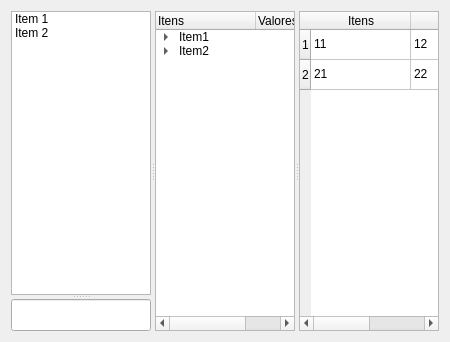
<?xml version="1.0" encoding="UTF-8"?>
<ui version="4.0">
 <class>MainWidget</class>
 <widget class="QWidget" name="MainWidget">
  <property name="geometry">
   <rect>
    <x>0</x>
    <y>0</y>
    <width>450</width>
    <height>342</height>
   </rect>
  </property>
  <property name="minimumSize">
   <size>
    <width>450</width>
    <height>342</height>
   </size>
  </property>
  <property name="windowTitle">
   <string>MainWidget</string>
  </property>
  <layout class="QVBoxLayout" name="verticalLayout">
   <item>
    <widget class="QSplitter" name="splitter_2">
     <property name="orientation">
      <enum>Qt::Horizontal</enum>
     </property>
     <property name="childrenCollapsible">
      <bool>false</bool>
     </property>
     <widget class="QSplitter" name="splitter">
      <property name="orientation">
       <enum>Qt::Vertical</enum>
      </property>
      <property name="childrenCollapsible">
       <bool>false</bool>
      </property>
      <widget class="QListWidget" name="listWidget">
       <item>
        <property name="text">
         <string>Item 1</string>
        </property>
        <property name="toolTip">
         <string>&lt;!DOCTYPE HTML PUBLIC &quot;-//W3C//DTD HTML 4.0//EN&quot; &quot;http://www.w3.org/TR/REC-html40/strict.dtd&quot;&gt;
&lt;html&gt;&lt;head&gt;&lt;meta name=&quot;qrichtext&quot; content=&quot;1&quot; /&gt;&lt;style type=&quot;text/css&quot;&gt;
p, li { white-space: pre-wrap; }
&lt;/style&gt;&lt;/head&gt;&lt;body style=&quot; font-family:'MS Shell Dlg 2'; font-size:8.25pt; font-weight:400; font-style:normal;&quot;&gt;
&lt;p style=&quot; margin-top:0px; margin-bottom:0px; margin-left:0px; margin-right:0px; -qt-block-indent:0; text-indent:0px;&quot;&gt;&lt;span style=&quot; font-size:8pt; font-weight:600;&quot;&gt;Este é o item 1&lt;/span&gt;&lt;/p&gt;&lt;/body&gt;&lt;/html&gt;</string>
        </property>
        <property name="icon">
         <iconset resource="resources.qrc">
          <normaloff>:/images/back.png</normaloff>:/images/back.png</iconset>
        </property>
       </item>
       <item>
        <property name="text">
         <string>Item 2</string>
        </property>
        <property name="toolTip">
         <string>Este é o item 2</string>
        </property>
        <property name="icon">
         <iconset resource="resources.qrc">
          <normaloff>:/images/next.png</normaloff>:/images/next.png</iconset>
        </property>
       </item>
      </widget>
      <widget class="QLineEdit" name="lineEdit"/>
     </widget>
     <widget class="QTreeWidget" name="treeWidget">
      <column>
       <property name="text">
        <string>Itens</string>
       </property>
       <property name="icon">
        <iconset resource="resources.qrc">
         <normaloff>:/images/radiobutton-off.png</normaloff>:/images/radiobutton-off.png</iconset>
       </property>
      </column>
      <column>
       <property name="text">
        <string>Valores</string>
       </property>
       <property name="icon">
        <iconset resource="resources.qrc">
         <normaloff>:/images/radiobutton.png</normaloff>:/images/radiobutton.png</iconset>
       </property>
      </column>
      <item>
       <property name="text">
        <string>Item1</string>
       </property>
       <property name="icon">
        <iconset resource="resources.qrc">
         <normaloff>:/images/back.png</normaloff>:/images/back.png</iconset>
       </property>
       <property name="text">
        <string/>
       </property>
       <item>
        <property name="text">
         <string>SubItem 11</string>
        </property>
        <property name="text">
         <string>Nulo</string>
        </property>
       </item>
       <item>
        <property name="text">
         <string>SubItem 12</string>
        </property>
        <property name="text">
         <string>Inválido</string>
        </property>
        <item>
         <property name="text">
          <string>SubItem 121</string>
         </property>
        </item>
        <item>
         <property name="text">
          <string>SubItem 122</string>
         </property>
        </item>
       </item>
      </item>
      <item>
       <property name="text">
        <string>Item2</string>
       </property>
       <property name="icon">
        <iconset resource="resources.qrc">
         <normaloff>:/images/next.png</normaloff>:/images/next.png</iconset>
       </property>
       <item>
        <property name="text">
         <string>SubItem 21</string>
        </property>
       </item>
       <item>
        <property name="text">
         <string>SubItem 22</string>
        </property>
       </item>
      </item>
     </widget>
     <widget class="QTableWidget" name="tableWidget">
      <row>
       <property name="text">
        <string>1</string>
       </property>
       <property name="icon">
        <iconset resource="resources.qrc">
         <normaloff>:/images/checkbox.png</normaloff>:/images/checkbox.png</iconset>
       </property>
      </row>
      <row>
       <property name="text">
        <string>2</string>
       </property>
       <property name="icon">
        <iconset resource="resources.qrc">
         <normaloff>:/images/ok_button.png</normaloff>:/images/ok_button.png</iconset>
       </property>
      </row>
      <column>
       <property name="text">
        <string>Itens</string>
       </property>
       <property name="icon">
        <iconset resource="resources.qrc">
         <normaloff>:/images/radiobutton-off.png</normaloff>:/images/radiobutton-off.png</iconset>
       </property>
      </column>
      <column>
       <property name="text">
        <string>Valores</string>
       </property>
       <property name="icon">
        <iconset resource="resources.qrc">
         <normaloff>:/images/radiobutton.png</normaloff>:/images/radiobutton.png</iconset>
       </property>
      </column>
      <item row="0" column="0">
       <property name="text">
        <string>11</string>
       </property>
       <property name="icon">
        <iconset resource="resources.qrc">
         <normaloff>:/images/textbold.png</normaloff>:/images/textbold.png</iconset>
       </property>
      </item>
      <item row="0" column="1">
       <property name="text">
        <string>12</string>
       </property>
      </item>
      <item row="1" column="0">
       <property name="text">
        <string>21</string>
       </property>
       <property name="icon">
        <iconset resource="resources.qrc">
         <normaloff>:/images/textcenter.png</normaloff>:/images/textcenter.png</iconset>
       </property>
      </item>
      <item row="1" column="1">
       <property name="text">
        <string>22</string>
       </property>
      </item>
     </widget>
    </widget>
   </item>
  </layout>
 </widget>
 <layoutdefault spacing="6" margin="11"/>
 <resources>
  <include location="resources.qrc"/>
 </resources>
 <connections>
  <connection>
   <sender>listWidget</sender>
   <signal>currentTextChanged(QString)</signal>
   <receiver>lineEdit</receiver>
   <slot>setText(QString)</slot>
   <hints>
    <hint type="sourcelabel">
     <x>60</x>
     <y>74</y>
    </hint>
    <hint type="destinationlabel">
     <x>74</x>
     <y>329</y>
    </hint>
   </hints>
  </connection>
  <connection>
   <sender>listWidget</sender>
   <signal>currentRowChanged(int)</signal>
   <receiver>tableWidget</receiver>
   <slot>selectRow(int)</slot>
   <hints>
    <hint type="sourcelabel">
     <x>106</x>
     <y>60</y>
    </hint>
    <hint type="destinationlabel">
     <x>366</x>
     <y>78</y>
    </hint>
   </hints>
  </connection>
 </connections>
</ui>
